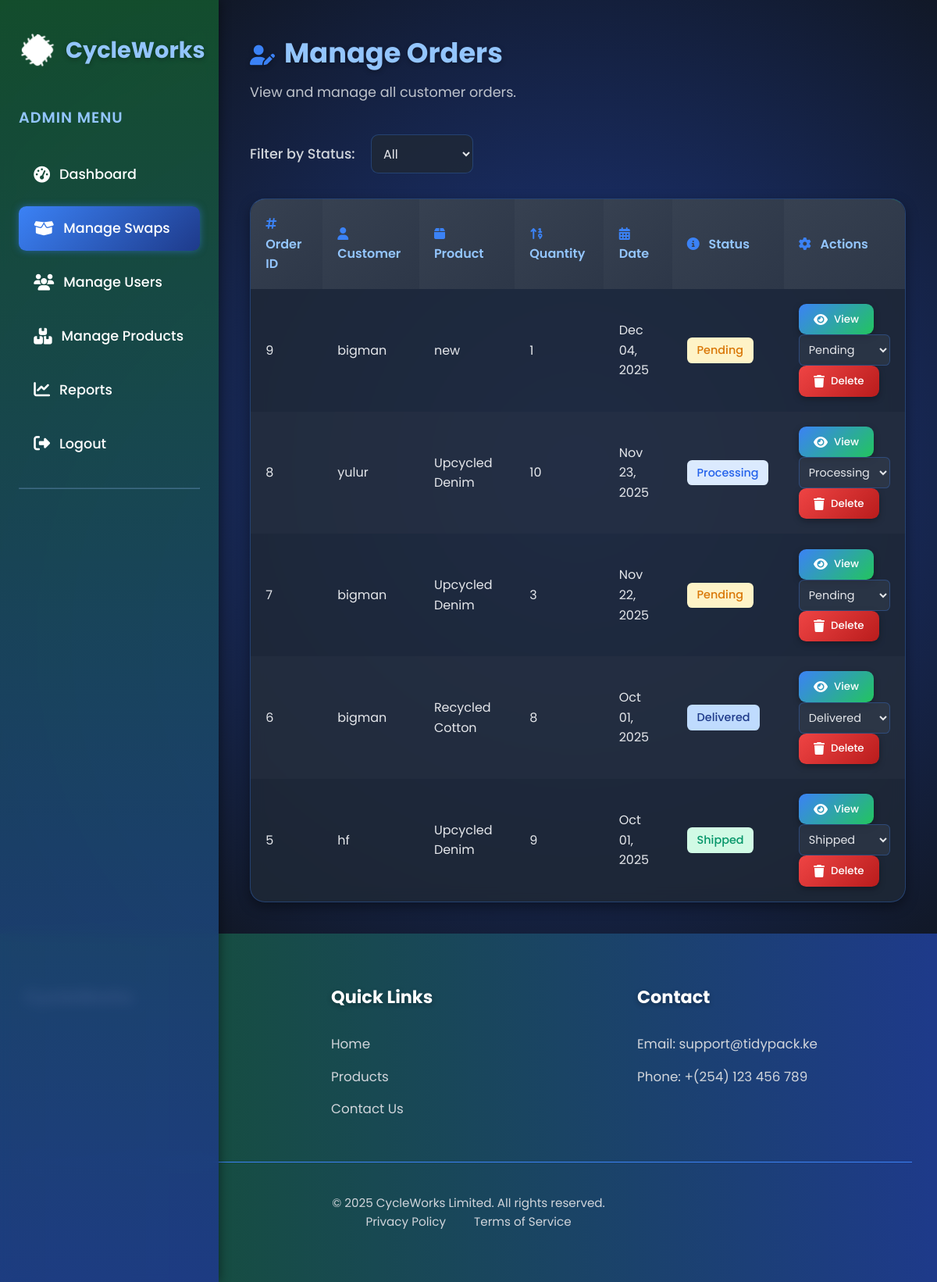
Screenshot of /manage-orders/ (signed in) with the database file from the repository.
### landingpage/models.py (models this page shows, shortened)
class Order(models.Model):
    user = models.ForeignKey(User, on_delete=models.CASCADE)
    product_name = models.CharField(max_length=100, null=True, blank=True)
    quantity = models.PositiveIntegerField()
    status = models.CharField(max_length=20, choices=[
        ('pending', 'Pending'),
        ('processing', 'Processing'),
        ('shipped', 'Shipped'),
        ('delivered', 'Delivered')
    ], default='pending')
    created_at = models.DateTimeField(auto_now_add=True)
    delivery_address = models.TextField()
    notes = models.TextField(blank=True, null=True)

### landingpage/views.py (the view)
# urls.py: path('manage-orders/', views.manage_orders, name='manage_orders'),
@login_required
def manage_orders(request):
    orders = Order.objects.all().order_by('-created_at')
    return render(request, 'manage_orders.html', {'orders': orders})

### landingpage/templates/manage_orders.html (shortened to what this page needs)
{% load static %}
<!DOCTYPE html>
<html lang="en">
<head>
  <link rel="stylesheet" href="https://cdnjs.cloudflare.com/ajax/libs/font-awesome/6.5.1/css/all.min.css" />
</head>
<body>
  <div class="sidebar" id="sidebar">
    <div class="sidebar-header">
      <img src="{% static 'icons/sew.png' %}" alt="CycleWorks Logo" />
      <span>CycleWorks </span>
    </div>
    <div class="sidebar-menu">
      <p>Admin Menu</p>
      <a href="{% url 'admin_dashboard' %}"><i class="fas fa-tachometer-alt"></i> Dashboard</a>
      <a href="{% url 'manage_orders' %}" class="active"><i class="fas fa-box-open"></i> Manage Swaps</a>
      <a href="{% url 'manage_users' %}"><i class="fas fa-users"></i> Manage Users</a>
      <a href="{% url 'product_manage' %}" class=""><i class="fas fa-boxes"></i> Manage Products</a>
      <a href="{% url 'reports' %}"><i class="fas fa-chart-line"></i> Reports</a>
      <a href="{% url 'admin_logout' %}"><i class="fas fa-sign-out-alt"></i> Logout</a>
      <hr style="border-color: #93c5fd; opacity: 0.3; margin: 1rem 0;">
    </div>
  </div>
  <div class="main-content">
    <div class="manage-header">
      <h1>Manage Orders</h1>
      <p>View and manage all customer orders.</p>
    </div>
    <div class="filter-container">
      <label for="status-filter">Filter by Status:</label>
      <select id="status-filter" onchange="filterOrders()">
        <option value="all">All</option>
      </select>
    </div>
    <div class="orders-table">
      <table>
        <thead>
          <tr>
            <th><i class="fas fa-hashtag"></i> Order ID</th>
            <th><i class="fas fa-user"></i> Customer</th>
            <th><i class="fas fa-box"></i> Product</th>
            <th><i class="fas fa-sort-numeric-up"></i> Quantity</th>
            <th><i class="fas fa-calendar-alt"></i> Date</th>
            <th><i class="fas fa-info-circle"></i> Status</th>
            <th><i class="fas fa-cog"></i> Actions</th>
          </tr>
        </thead>
        <tbody>
          {% for order in orders %}
            <tr data-status="{{ order.status }}">
              <td>{{ order.id }}</td>
              <td>{{ order.user.first_name|default:order.user.username }}</td>
              <td>{{ order.product_name|default:"No Product" }}</td>
              <td>{{ order.quantity }}</td>
              <td>{{ order.created_at|date:"M d, Y" }}</td>
              <td><span class="status {{ order.status }}">{{ order.get_status_display }}</span></td>
              <td>
                <button onclick="showOrderDetails('{{ order.id }}', '{{ order.user.first_name|default:order.user.username|escapejs }}', '{{ order.product_name|default:'No Product'|escapejs }}', '{{ order.quantity }}', '{{ order.created_at|date:'M d, Y'|escapejs }}', '{{ order.delivery_address|default:'No Address'|escapejs }}', '{{ order.notes|default:'None'|escapejs }}', '{{ order.get_status_display|escapejs }}')"><i class="fas fa-eye"></i> View</button>
                <form method="post" action="{% url 'update_order' order.id %}" style="display: inline;">
                  <select name="status" onchange="this.form.submit()">
                    <option value="pending" {% if order.status == 'pending' %}selected{% endif %}>Pending</option>
                    <option value="processing" {% if order.status == 'processing' %}selected{% endif %}>Processing</option>
                    <option value="shipped" {% if order.status == 'shipped' %}selected{% endif %}>Shipped</option>
                    <option value="delivered" {% if order.status == 'delivered' %}selected{% endif %}>Delivered</option>
                  </select>
                </form>
                <form method="post" action="{% url 'delete_order' order.id %}" style="display: inline;">
                  <button class="delete" type="submit" onclick="return confirm('Are you sure you want to delete Order #{{ order.id }}?')"><i class="fas fa-trash"></i> Delete</button>
                </form>
              </td>
            </tr>
          {% endfor %}
        </tbody>
      </table>
    </div>
  </div>
  <footer>
    <div class="footer-container">
      <div class="footer-section">
        <h3>CycleWorks</h3>
      </div>
      <div class="footer-section">
        <h3>Quick Links</h3>
        <a href="{% url 'home' %}">Home</a>
        <a href="{% url 'products' %}">Products</a>
        <a href="{% url 'contact' %}">Contact Us</a>
      </div>
      <div class="footer-section">
        <h3>Contact</h3>
        <p>Email: support@tidypack.ke</p>
        <p>Phone: +(254) 123 456 789</p>
      </div>
    </div>
    <div class="footer-bottom">
      <p>© 2025 CycleWorks Limited. All rights reserved.</p>
      <a href="#">Privacy Policy</a>
      <a href="#">Terms of Service</a>
    </div>
  </footer>
</body>
</html>

### rows the page displays
Order: id "9", user.first_name "bigman", product_name "new", quantity "1", created_at "Dec 04, 2025", status "Pending"
Order: id "8", user.first_name "yulur", product_name "Upcycled Denim", quantity "10", created_at "Nov 23, 2025", status "Processing"
Order: id "7", user.first_name "bigman", product_name "Upcycled Denim", quantity "3", created_at "Nov 22, 2025", status "Pending"
Order: id "6", user.first_name "bigman", product_name "Recycled Cotton", quantity "8", created_at "Oct 01, 2025", status "Delivered"
Order: id "5", user.first_name "hf", product_name "Upcycled Denim", quantity "9", created_at "Oct 01, 2025", status "Shipped"
